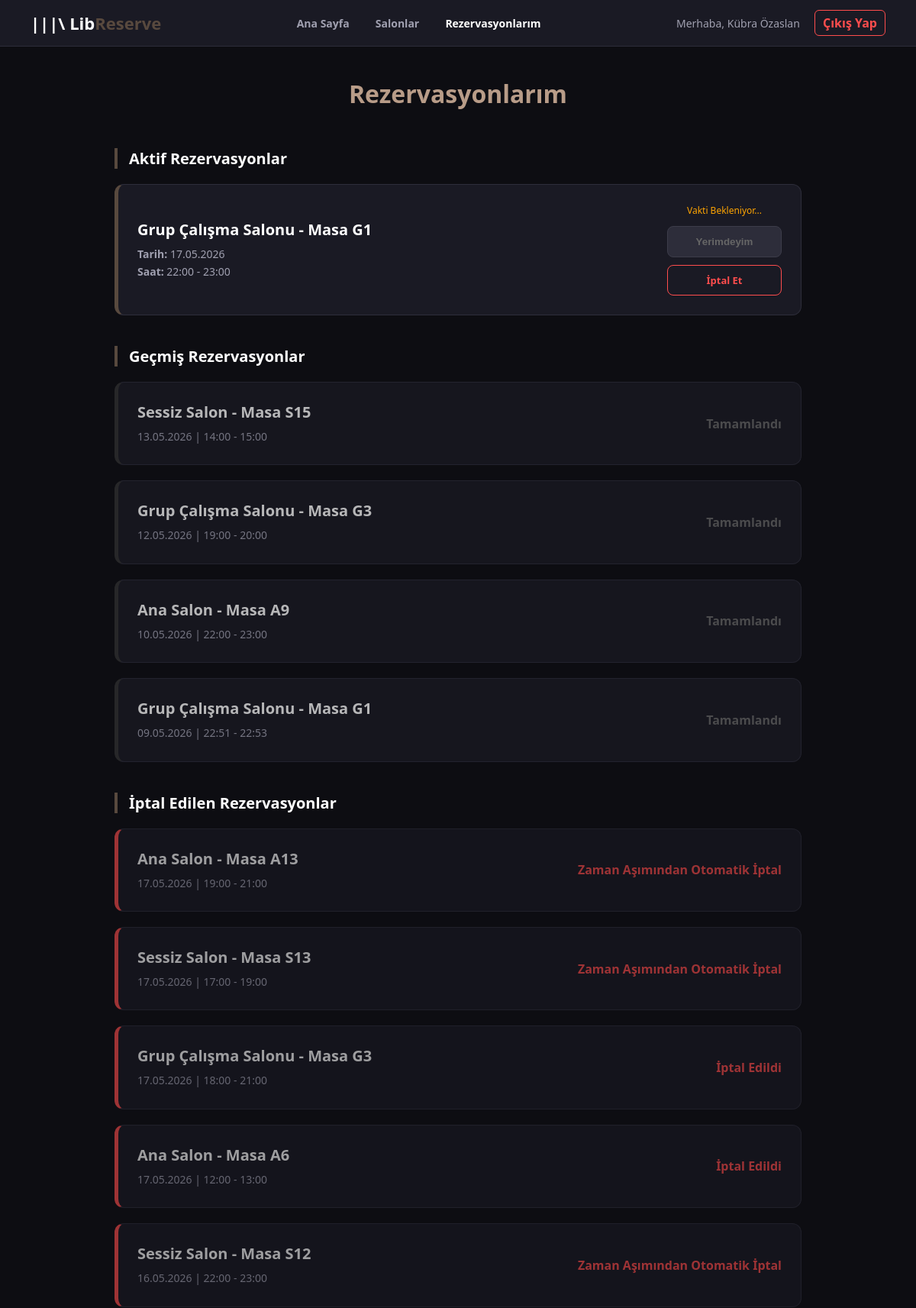
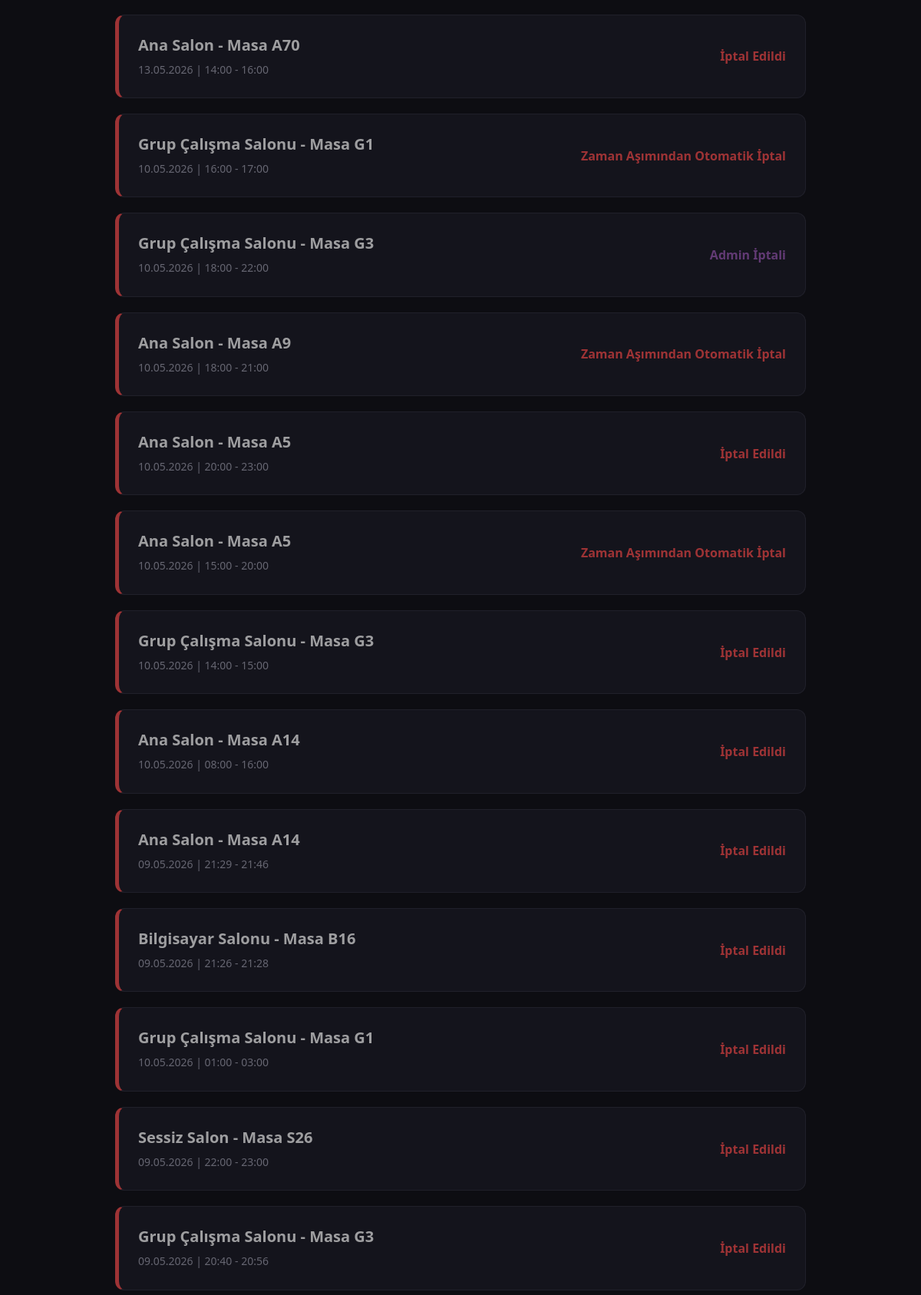
The page /rezervasyonlarim.php (signed in, upper part) on the database its author committed (2 pictures, top to bottom).
### tables this page shows
CREATE TABLE IF NOT EXISTS `rezervasyonlar` (
  `id` int NOT NULL AUTO_INCREMENT,
  `kullanici_id` int NOT NULL,
  `masa_id` int NOT NULL,
  `tarih` date NOT NULL,
  `baslangic_saati` time NOT NULL,
  `bitis_saati` time NOT NULL,
  `durum` enum('aktif','tamamlandi','iptal') DEFAULT 'aktif',
  `olusturulma_tarihi` timestamp NULL DEFAULT CURRENT_TIMESTAMP,
  `onaylandi` tinyint(1) DEFAULT '0',
  `iptal_edildi` tinyint(1) DEFAULT '0',
  PRIMARY KEY (`id`),
  KEY `kullanici_id` (`kullanici_id`),
  KEY `masa_id` (`masa_id`)
);

CREATE TABLE IF NOT EXISTS `masalar` (
  `id` int NOT NULL AUTO_INCREMENT,
  `masa_kodu` varchar(10) NOT NULL,
  `salon_adi` varchar(100) NOT NULL,
  `durum` enum('bos','dolu','arizali') DEFAULT 'bos',
  PRIMARY KEY (`id`)
);

### rezervasyonlarim.php (the view, shortened to what this page needs)
<?php
require_once 'config.php';
$kullanici_id = $_SESSION["kullanici_id"];
$bugun = date('Y-m-d');
$suan_saat = date('H:i:s');
$sorgu = "SELECT r.*, m.masa_kodu, m.salon_adi FROM rezervasyonlar r
          JOIN masalar m ON r.masa_id = m.id
          WHERE r.kullanici_id = ?
          ORDER BY r.id DESC";
$stmt = mysqli_prepare($db, $sorgu);
mysqli_stmt_bind_param($stmt, "i", $kullanici_id);
mysqli_stmt_execute($stmt);
$sonuc = mysqli_stmt_get_result($stmt);
$aktif_rez = [];
$gecmis_rez = [];
$iptal_rez = [];
while ($row = mysqli_fetch_assoc($sonuc)) {
    $is_iptal = isset($row['iptal_edildi']) ? $row['iptal_edildi'] : 0;
    $bitis_zamani = strtotime($row['tarih'] . ' ' . $row['bitis_saati']);
    if ($is_iptal > 0) {
        $iptal_rez[] = $row;
    } elseif ($bitis_zamani > time()) {
        $aktif_rez[] = $row;
    } else {
        $gecmis_rez[] = $row;
    }
}
?>
<!DOCTYPE html>
<html lang="tr">
<head>
</head>
<body>
    <nav class="navbar">
        <div class="logo">|||\ Lib<span>Reserve</span></div>
        <div class="nav-links">
            <a href="index.php">Ana Sayfa</a>
            <a href="salonlar.php">Salonlar</a>
            <a href="rezervasyonlarim.php" class="active">Rezervasyonlarım</a>
        </div>
        <div class="user-menu">
            <span style="color:#a0a0b0; font-size:14px; margin-right: 15px;">Merhaba, <?php echo htmlspecialchars($_SESSION["ad_soyad"]); ?></span>
            <a href="cikis.php" style="color:#ff4d4d; text-decoration:none; font-weight:bold; border: 1px solid #ff4d4d; padding: 5px 10px; border-radius: 6px;" onclick="return confirm('Çıkış yapmak istediğinizden emin misiniz?');">Çıkış Yap</a>
        </div>
    </nav>
    <div class="container">
        <h1>Rezervasyonlarım</h1>
        <div class="section-title">Aktif Rezervasyonlar</div>
        <?php foreach ($aktif_rez as $rez):
            $vakit_geldi_mi = ($rez['tarih'] == $bugun && $suan_saat >= $rez['baslangic_saati']);
        ?>
            <div class="rez-card" style="border-left: 5px solid #58493e;">
                <div class="rez-info">
                    <h3><?php echo htmlspecialchars($rez['salon_adi']); ?> - Masa <?php echo htmlspecialchars($rez['masa_kodu']); ?></h3>
                    <p><strong>Tarih:</strong> <?php echo date('d.m.Y', strtotime($rez['tarih'])); ?></p>
                    <p><strong>Saat:</strong> <?php echo substr($rez['baslangic_saati'], 0, 5); ?> - <?php echo substr($rez['bitis_saati'], 0, 5); ?></p>
                </div>
                <div class="rez-actions">
                    <?php if ($rez['onaylandi'] == 0): ?>
                        <?php if ($vakit_geldi_mi): ?>
                            <button class="btn-here" onclick="location.href='rezervasyon_onayla.php?id=<?php echo $rez['id']; ?>'">Yerimdeyim</button>
                        <?php else: ?>
                            <div class="beklemede">Vakti Bekleniyor...</div>
                            <button class="btn-here" disabled>Yerimdeyim</button>
                        <?php endif; ?>
                    <?php else: ?>
                        <div class="status-tag onayli">✓ Onaylandı</div>
                    <?php endif; ?>
                    <a href="rezervasyon_iptal.php?id=<?php echo $rez['id']; ?>" class="btn-cancel" onclick="return confirm('Bu rezervasyonu iptal etmek istediğinizden emin misiniz?');">İptal Et</a>
                </div>
            </div>
        <?php endforeach; ?>
        <div class="section-title">Geçmiş Rezervasyonlar</div>
        <?php foreach ($gecmis_rez as $rez): ?>
            <div class="rez-card" style="opacity: 0.7; border-left: 5px solid #333;">
                <div class="rez-info">
                    <h3><?php echo htmlspecialchars($rez['salon_adi']); ?> - Masa <?php echo htmlspecialchars($rez['masa_kodu']); ?></h3>
                    <p><?php echo date('d.m.Y', strtotime($rez['tarih'])); ?> | <?php echo substr($rez['baslangic_saati'], 0, 5); ?> - <?php echo substr($rez['bitis_saati'], 0, 5); ?></p>
                </div>
                <div style="color: #666; font-weight: bold;">Tamamlandı</div>
            </div>
        <?php endforeach; ?>
        <div class="section-title">İptal Edilen Rezervasyonlar</div>
        <?php foreach ($iptal_rez as $rez): ?>
            <div class="rez-card" style="opacity: 0.6; border-left: 5px solid #ff4d4d;">
                <div class="rez-info">
                    <h3><?php echo htmlspecialchars($rez['salon_adi']); ?> - Masa <?php echo htmlspecialchars($rez['masa_kodu']); ?></h3>
                    <p><?php echo date('d.m.Y', strtotime($rez['tarih'])); ?> | <?php echo substr($rez['baslangic_saati'], 0, 5); ?> - <?php echo substr($rez['bitis_saati'], 0, 5); ?></p>
                </div>
                <div style="color: #ff4d4d; font-weight: bold;">
                    <?php
                        if ($rez['iptal_edildi'] == 2) {
                            echo 'Zaman Aşımından Otomatik İptal';
                        } elseif ($rez['iptal_edildi'] == 3) {
                            echo '<span style="color: #9b59b6;">Admin İptali</span>';
                        } else {
                            echo 'İptal Edildi';
                        }
                    ?>
                </div>
            </div>
        <?php endforeach; ?>
    </div>
</body>
</html>

### rezervasyonlarim.php (style rules this page uses)
body { margin: 0; background-color: #0d0d12; color: #ffffff; font-family: 'Segoe UI', sans-serif; }
.navbar { background-color: #1a1a24; padding: 15px 40px; display: flex; justify-content: space-between; align-items: center; border-bottom: 1px solid #2d2d3a; position: sticky; top: 0; z-index: 100; }
.logo { font-size: 22px; font-weight: bold; }
.logo span { color: #58493e; }
.nav-links a { color: #a0a0b0; text-decoration: none; margin: 0 15px; font-size: 14px; font-weight: bold; transition: 0.3s; }
.nav-links a.active, .nav-links a:hover { color: #ffffff; }
.container { max-width: 900px; margin: 40px auto; padding: 0 20px; }
h1 { text-align: center; color: #b89c88; margin-bottom: 50px; font-size: 32px; }
.section-title { border-left: 4px solid #58493e; padding-left: 15px; margin: 40px 0 20px; font-size: 20px; font-weight: bold; }
.rez-card { background-color: #1a1a24; border: 1px solid #2d2d3a; border-radius: 12px; padding: 25px; margin-bottom: 20px; display: flex; justify-content: space-between; align-items: center; transition: 0.3s; }
.rez-info h3 { margin: 0 0 8px 0; font-size: 20px; }
.rez-info p { margin: 0; color: #a0a0b0; font-size: 14px; line-height: 1.6; }
.rez-actions { display: flex; flex-direction: column; gap: 10px; min-width: 150px; }
.btn-here { background-color: #58493e; color: white; border: none; padding: 12px; border-radius: 8px; cursor: pointer; font-weight: bold; transition: 0.3s; text-align: center; }
.btn-here:disabled { background-color: #2d2d3a; color: #666; cursor: not-allowed; border: 1px solid #3d3d4a; }
.btn-cancel { background-color: transparent; color: #ff4d4d; border: 1px solid #ff4d4d; padding: 10px; border-radius: 8px; cursor: pointer; text-decoration: none; font-size: 13px; font-weight: bold; text-align: center; transition: 0.3s; }
.beklemede { color: #ffa502; font-size: 12px; margin-bottom: 2px; text-align: center; }

### rows shown on the page
rezervasyonlar: masalar.salon_adi "Grup Çalışma Salonu", masalar.masa_kodu "G1", tarih "17.05.2026", baslangic_saati "22:00", bitis_saati "23:00", onaylandi "Vakti Bekleniyor..."
rezervasyonlar: masalar.salon_adi "Sessiz Salon", masalar.masa_kodu "S15", tarih "13.05.2026", baslangic_saati "14:00", bitis_saati "15:00"
rezervasyonlar: masalar.salon_adi "Grup Çalışma Salonu", masalar.masa_kodu "G3", tarih "12.05.2026", baslangic_saati "19:00", bitis_saati "20:00"
rezervasyonlar: masalar.salon_adi "Ana Salon", masalar.masa_kodu "A9", tarih "10.05.2026", baslangic_saati "22:00", bitis_saati "23:00"
rezervasyonlar: masalar.salon_adi "Grup Çalışma Salonu", masalar.masa_kodu "G1", tarih "09.05.2026", baslangic_saati "22:51", bitis_saati "22:53"
rezervasyonlar: masalar.salon_adi "Ana Salon", masalar.masa_kodu "A13", tarih "17.05.2026", baslangic_saati "19:00", bitis_saati "21:00", iptal_edildi "Zaman Aşımından Otomatik İptal"
rezervasyonlar: masalar.salon_adi "Sessiz Salon", masalar.masa_kodu "S13", tarih "17.05.2026", baslangic_saati "17:00", bitis_saati "19:00", iptal_edildi "Zaman Aşımından Otomatik İptal"
rezervasyonlar: masalar.salon_adi "Grup Çalışma Salonu", masalar.masa_kodu "G3", tarih "17.05.2026", baslangic_saati "18:00", bitis_saati "21:00", iptal_edildi "İptal Edildi"
rezervasyonlar: masalar.salon_adi "Ana Salon", masalar.masa_kodu "A6", tarih "17.05.2026", baslangic_saati "12:00", bitis_saati "13:00", iptal_edildi "İptal Edildi"
rezervasyonlar: masalar.salon_adi "Sessiz Salon", masalar.masa_kodu "S12", tarih "16.05.2026", baslangic_saati "22:00", bitis_saati "23:00", iptal_edildi "Zaman Aşımından Otomatik İptal"
rezervasyonlar: masalar.salon_adi "Ana Salon", masalar.masa_kodu "A70", tarih "13.05.2026", baslangic_saati "14:00", bitis_saati "16:00", iptal_edildi "İptal Edildi"
rezervasyonlar: masalar.salon_adi "Grup Çalışma Salonu", masalar.masa_kodu "G1", tarih "10.05.2026", baslangic_saati "16:00", bitis_saati "17:00", iptal_edildi "Zaman Aşımından Otomatik İptal"
rezervasyonlar: masalar.salon_adi "Grup Çalışma Salonu", masalar.masa_kodu "G3", tarih "10.05.2026", baslangic_saati "18:00", bitis_saati "22:00", iptal_edildi "Admin İptali"
rezervasyonlar: masalar.salon_adi "Ana Salon", masalar.masa_kodu "A9", tarih "10.05.2026", baslangic_saati "18:00", bitis_saati "21:00", iptal_edildi "Zaman Aşımından Otomatik İptal"
rezervasyonlar: masalar.salon_adi "Ana Salon", masalar.masa_kodu "A5", tarih "10.05.2026", baslangic_saati "20:00", bitis_saati "23:00", iptal_edildi "İptal Edildi"
rezervasyonlar: masalar.salon_adi "Ana Salon", masalar.masa_kodu "A5", tarih "10.05.2026", baslangic_saati "15:00", bitis_saati "20:00", iptal_edildi "Zaman Aşımından Otomatik İptal"
rezervasyonlar: masalar.salon_adi "Grup Çalışma Salonu", masalar.masa_kodu "G3", tarih "10.05.2026", baslangic_saati "14:00", bitis_saati "15:00", iptal_edildi "İptal Edildi"
rezervasyonlar: masalar.salon_adi "Ana Salon", masalar.masa_kodu "A14", tarih "10.05.2026", baslangic_saati "08:00", bitis_saati "16:00", iptal_edildi "İptal Edildi"
rezervasyonlar: masalar.salon_adi "Ana Salon", masalar.masa_kodu "A14", tarih "09.05.2026", baslangic_saati "21:29", bitis_saati "21:46", iptal_edildi "İptal Edildi"
rezervasyonlar: masalar.salon_adi "Bilgisayar Salonu", masalar.masa_kodu "B16", tarih "09.05.2026", baslangic_saati "21:26", bitis_saati "21:28", iptal_edildi "İptal Edildi"
rezervasyonlar: masalar.salon_adi "Grup Çalışma Salonu", masalar.masa_kodu "G1", tarih "10.05.2026", baslangic_saati "01:00", bitis_saati "03:00", iptal_edildi "İptal Edildi"
rezervasyonlar: masalar.salon_adi "Sessiz Salon", masalar.masa_kodu "S26", tarih "09.05.2026", baslangic_saati "22:00", bitis_saati "23:00", iptal_edildi "İptal Edildi"
rezervasyonlar: masalar.salon_adi "Grup Çalışma Salonu", masalar.masa_kodu "G3", tarih "09.05.2026", baslangic_saati "20:40", bitis_saati "20:56", iptal_edildi "İptal Edildi"

### other values the page prints
$_SESSION["ad_soyad"] "Kübra Özaslan"
